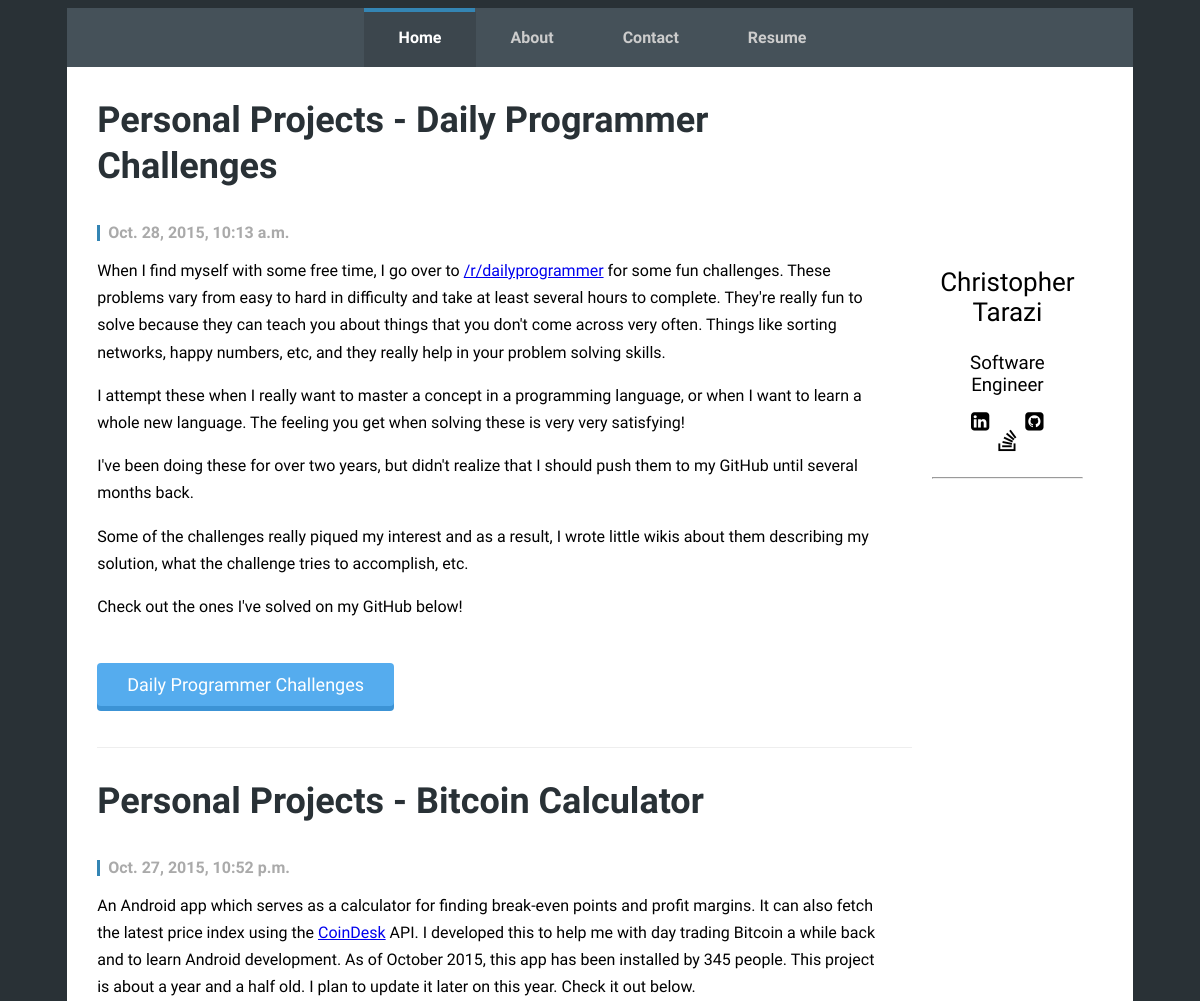
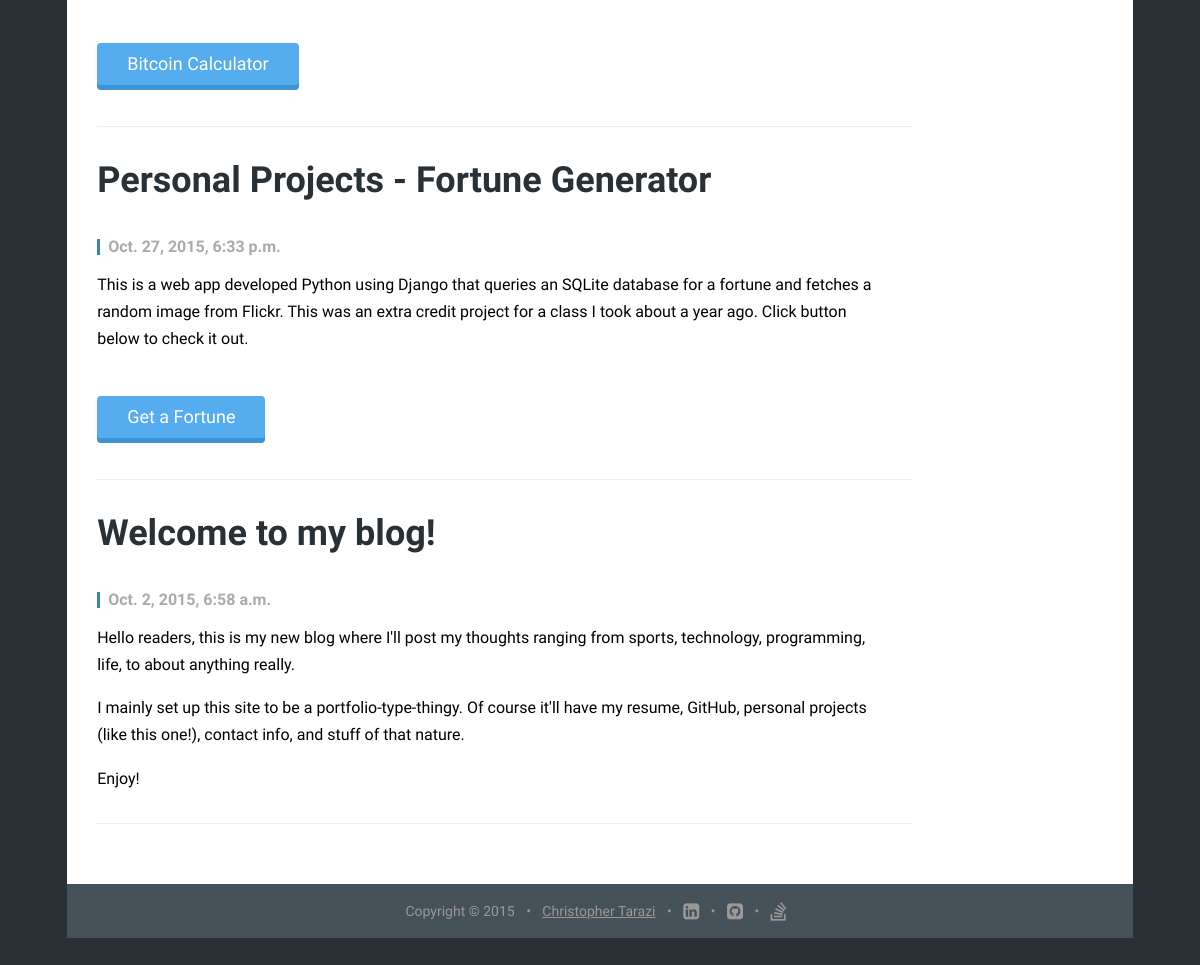
The page / on the database its author committed (2 pictures, top to bottom).
### TaraziChrisSite/models.py (models this page shows, shortened)
class Post(models.Model):
	author = models.ForeignKey('auth.User')
	title = models.CharField(max_length=200)
	text = models.TextField()
	site = models.IntegerField(choices=[(1, "home"), (2, "about"), (3, "contact")], default=(1, "home"))
	created_date = models.DateTimeField(default=timezone.now)
	published_date = models.DateTimeField(blank=True, null=True)

### TaraziChrisSite/views.py (the view)
# urls.py: url(r'^$', views.home, name='home'),
def home(request):
	posts = Post.objects.filter(site=1).order_by('-published_date')
	viewName = "home.html"
	currPageClassSelector = ["", "", ""]
	currPage = 0
	currPageClassSelector[currPage] = "current-menu-item current_page_item menu-item-home"
	return render(request, 'base.html', {"posts": posts, "currPageClassSelector": currPageClassSelector, "viewName": viewName})

### TaraziChrisSite/templates/base.html
{% extends viewName %}
{% block base %}
	    <div id="baseContainer">
	        <header>
	            <nav role="navigation">
	                <ul id="navList" class="menu">
	                    <li id="navItem1" class="menu-item menu-item-type-custom menu-item-object-custom {{ currPageClassSelector.0 }} navItem1"><a href="{{ request.META.HTTP_HOST }}/">Home</a></li>
						<li id="navItem2" class="menu-item menu-item-type-custom menu-item-object-custom {{ currPageClassSelector.1 }} navItem2"><a href="{{ request.META.HTTP_HOST }}/about">About</a></li>
						<li id="navItem3" class="menu-item menu-item-type-custom menu-item-object-custom {{ currPageClassSelector.2 }} navItem3"><a href="{{ request.META.HTTP_HOST }}/contact">Contact</a></li>
						<li title="Click to view my resume!" id="navItem4" class="menu-item menu-item-type-custom menu-item-object-custom navItem4"><a href="{{ request.META.HTTP_HOST }}/static/resume.pdf">Resume</a></li>
	                </ul>
	            </nav>
	        </header>
	        <div id="contentContainer">
	            <div id="primarySidebar">
	                <aside>
	                    <ul id="sidebarList">
	                        <li id="picture">
	                            <img id="imgPicture" src="https://media.licdn.com/mpr/mpr/shrinknp_400_400/AAEAAQAAAAAAAAMnAAAAJDU5NTJkODhlLWRjZmItNGI4MS1hNjFlLWE4MzBiN2U2ZDg4ZQ.jpg">
	                        </li>
	                        <li>
	                             <h3 id="myName">Christopher Tarazi</h3>
	                        </li>
	                        <li>
	                             <h3 id="myTitle">Software Engineer</h3>
	                        </li>
	                    </ul>
	                    <ul id="sidebarSocial">
	                    	<li>
	                        	<a title="LinkedIn" class="social-links" href="https://www.linkedin.com/in/christarazi"><i class="fa fa-linkedin-square fa-lg"></i></a>
	                        </li>
	                        <li>
	                        	<a title="GitHub" class="social-links" href="https://github.com/christarazi"><i class="fa fa-github-square fa-lg"></i></a>
	                        </li>
	                        <li>
	                        	<a title="Stackoverflow" class="social-links" href="http://stackoverflow.com/users/2193236/chris-tarazi"><i class="fa fa-stack-overflow fa-lg"></i></a>
	                        </li>
	                    </ul>
	                    <br>
	                    <hr>
	                </aside>
	            </div>
	            <div id="allPosts">
	                {% include "posts.html" %}
	            </div>
	        </div>
	        <footer>
	            <div id="footer-bottom">
	                <div class="footerContainer">
	                    <div class="row">
	                        <div class="col-md-12">
	                            <p><span>Copyright © 2015</span> • <a id="footer-site" href="#" title="christarazi">Christopher Tarazi</a> • <a title="LinkedIn" href="https://www.linkedin.com/in/christarazi"><i class="fa fa-linkedin-square fa-lg"></i></a> • <a title="GitHub" href="https://github.com/christarazi"><i class="fa fa-github-square fa-lg"></i></a> • <a title="Stackoverflow" href="http://stackoverflow.com/users/2193236/chris-tarazi"><i class="fa fa-stack-overflow fa-lg"></i></a>
	                            </p>
	                        </div>
	                    </div>
	                </div>
	            </div>
	        </footer>
	    </div>
{% endblock %}

### TaraziChrisSite/templates/posts.html
{% for post in posts %}
	<article>
		<h3 class="post-title"><a href="">{{ post.title }}</a></h3>
		<p class="post-meta">{{ post.published_date }}</p>
		<p>{{ post.text|safe|linebreaks }}</p>
	</article>
{% endfor %}

### rows shown on the page
Post: title "Personal Projects - Daily Programmer Challenges", published_date "Oct. 28, 2015, 10:13 a.m.", text "When I find myself with some free time, I go over to /r/dailyprogrammer for some fun challenges. These problems vary from easy to hard in difficulty and take at least several hours to complete. They're really fun to solve because they can teach you about things that you don't come across very often. Things like sorting networks, happy numbers, etc, and they really help in your problem solving skills. I attempt these when I really want to master a concept in a programming language, or when I want to learn a whole new language. The feeling you get when solving these is very very satisfying! I've been doing these for over two years, but didn't realize that I should push them to my GitHub until…"
Post: title "Personal Projects - Bitcoin Calculator", published_date "Oct. 27, 2015, 10:52 p.m.", text "An Android app which serves as a calculator for finding break-even points and profit margins. It can also fetch the latest price index using the CoinDesk API. I developed this to help me with day trading Bitcoin a while back and to learn Android development. As of October 2015, this app has been installed by 345 people. This project is about a year and a half old. I plan to update it later on this year. Check it out below. Bitcoin Calculator"
Post: title "Personal Projects - Fortune Generator", published_date "Oct. 27, 2015, 6:33 p.m.", text "This is a web app developed Python using Django that queries an SQLite database for a fortune and fetches a random image from Flickr. This was an extra credit project for a class I took about a year ago. Click button below to check it out. Get a Fortune"
Post: title "Welcome to my blog!", published_date "Oct. 2, 2015, 6:58 a.m.", text "Hello readers, this is my new blog where I'll post my thoughts ranging from sports, technology, programming, life, to about anything really. I mainly set up this site to be a portfolio-type-thingy. Of course it'll have my resume, GitHub, personal projects (like this one!), contact info, and stuff of that nature. Enjoy!"
